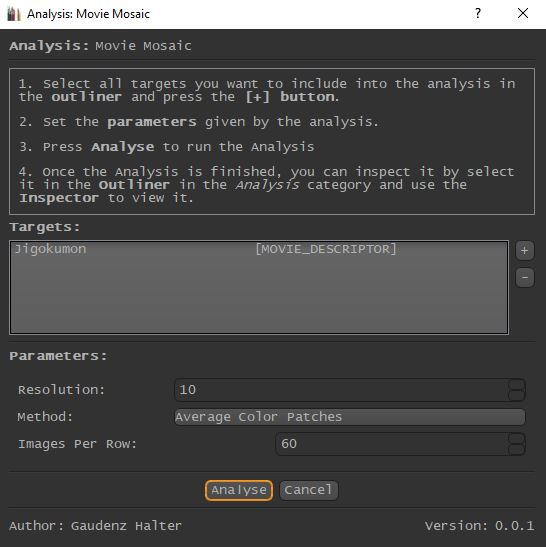
#> input picture _docs/build/html/_images/analyses_dialog.jpg, 546 x 547 px
$ python -i palette_extraction.py   (imports and definitions only)
#> lines starting #> are read from the running program, lines starting #| are printed output that depends on the picture
#> further down, picture is the input picture: shape (547, 546, 3); mean B, G, R 72.4, 72.5, 72.6
"""
Author: Gaudenz Halter
University of Zurich
"""
from scipy.cluster.hierarchy import *
from fastcluster import linkage
import numpy as np
import cv2
from typing import List
import time


from core.analysis.misc import preprocess_frame
class PaletteAsset():
    def __init__(self, tree, merge_dists):
        self.tree = tree
        self.merge_dists = merge_dists


class PaletteExtractorModel:
    def __init__(self, img, n_pixels = 100, num_levels = 4):
        self.model = cv2.ximgproc.createSuperpixelSEEDS(img.shape[1], img.shape[0], img.shape[2], n_pixels, num_levels=num_levels)

    def forward(self, img, n_pixels = 100):

        self.model.iterate(img)
        return self.model.getLabels()

    # [107 lines left out: functions labels_to_avg_color_mask, labels_to_palette, hist_to_palette, to_cluster_tree, not called in this run]


def color_palette(frame, mask = None, mask_index = None, n_merge_steps = 100, image_size = 400.0, seeds_model = None,
                  n_pixels = 200, out_path = "", n_merge_per_lvl = 10, plot = False, mask_inverse = False, normalization_lower_bound = 100.0,
                  seeds_input_width = 600):
    if seeds_input_width < frame.shape[0]:
        rx = seeds_input_width / frame.shape[0]
        frame = cv2.resize(frame, None, None, rx, rx, cv2.INTER_CUBIC)
    if seeds_model is None:
        seeds_model = PaletteExtractorModel(frame, n_pixels=n_pixels, num_levels=8)
    labels = seeds_model.forward(frame, 200).astype(np.uint8)
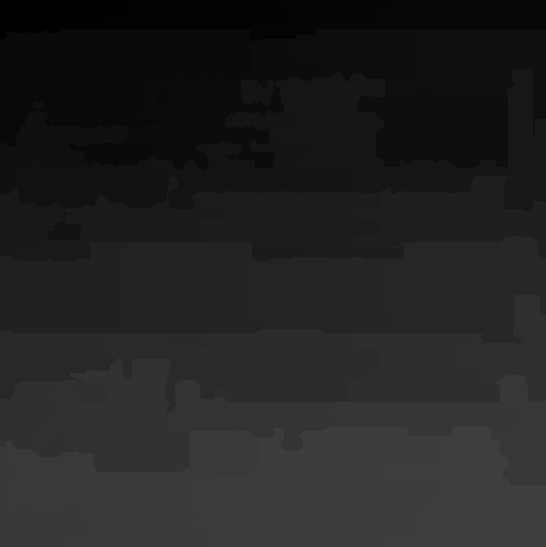
#> labels: shape (547, 546); min 0, max 63, mean 33.7
    if out_path != "":
        cv2.imwrite("../../results/seeds_"+out_path+str(n_pixels)+".jpg", cv2.cvtColor(seeds_model.labels_to_avg_color_mask(frame, labels), cv2.COLOR_LAB2BGR))

    # Resizing all to same dimension
    fx = image_size / frame.shape[0]
#> fx = 0.731
    frame = cv2.resize(frame, None, None, fx, fx, cv2.INTER_CUBIC)
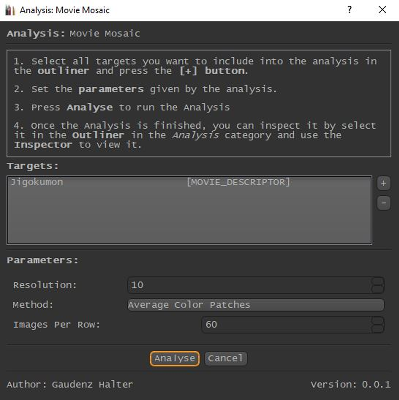
#> frame: shape (400, 399, 3); mean B, G, R 72.3, 72.4, 72.5
    labels = cv2.resize(labels, None, None, fx, fx, cv2.INTER_NEAREST)
#> labels: shape (400, 399)
    frame_bgr = cv2.cvtColor(frame, cv2.COLOR_LAB2BGR)
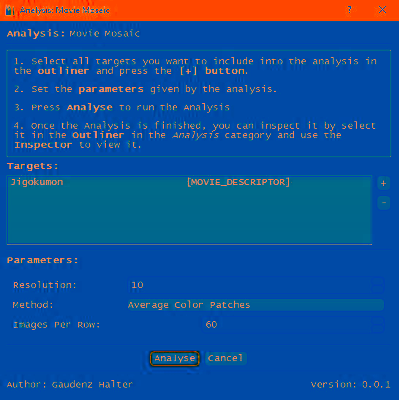
#> frame_bgr: shape (400, 399, 3); mean B, G, R 150.4, 81.3, 19.7
    frame_bgr = cv2.cvtColor(frame_bgr.astype(np.float32) / 255, cv2.COLOR_BGR2LAB)
#> frame_bgr: shape (400, 399, 3) float32; mean of channels 0, 1, 2 36.7, 15.5, -40.6

    if mask is not None:
        mask = cv2.resize(mask, (labels.shape[1], labels.shape[0]), None, cv2.INTER_NEAREST)

        if mask_inverse:
            labels[np.where(mask == mask_index)] = 255
        else:
            labels[np.where(mask != mask_index)] = 255

        bins = np.unique(labels)
        bins = np.delete(bins, np.where(bins==255))
    else:
        bins = np.unique(labels)
#> bins = 64 values from 0 to 63

    data = []
    # region SEEDS
    hist = np.histogram(labels, bins = bins)

    # Make sure the normalization factor is not too low
    normalization_f = np.amin(hist[0])
#> normalization_f = 68
    if normalization_f < normalization_lower_bound:
        normalization_f = normalization_lower_bound
    labels_list = []
    colors_list = []

    all_cols = []
    all_labels = []

    # print("Normalization Factor: ", normalization_f)
    for i, bin in enumerate(hist[0]):
        if bin < normalization_f:
            continue
        lbl = hist[1][i]
        avg_color = np.mean(frame_bgr[np.where(labels == lbl)], axis=0)
        labels_list.append(lbl)
        colors_list.append(avg_color)

        data.extend([avg_color] * int(np.round(bin / normalization_f))*2)
        all_cols.extend([avg_color] * int(np.round(bin / normalization_f)) * 2)
        all_labels.extend([lbl] * int(np.round(bin / normalization_f)) * 2)
#> this loop made 63 passes
#> (bin, avg_color) on passes 1 to 12: (977, [52.66, 51.78, 40.69]), (1025, [56.12, 54.37, 52.32]), (1221, [56.36, 61.1, 59.39]), (1342, [57.25, 66.19, 66.61]), (780, [46.98, 45.24, 14.75]), (1287, [56.53, 64.15, 62.76]), (1292, [56.99, 65.51, 65.27]), (1276, [56.58, 63.27, 61.62]), (1881, [33.99, 16.59, -52.04]), (5316, [37.82, 17.33, -41.05]), (3998, [34.13, 16.94, -51.79]), (3294, [36.1, 16.99, -45.47])
#> bin on passes 42, 46: 68, 72
#> after the loop, all_cols = 3192 items, first 6: [52.66, 51.78, 40.69], [52.66, 51.78, 40.69], [52.66, 51.78, 40.69], [52.66, 51.78, 40.69], [52.66, 51.78, 40.69], [52.66, 51.78, 40.69]; all_labels = 3192 values from 0 to 62; colors_list = 61 items, first 6: [52.66, 51.78, 40.69], [56.12, 54.37, 52.32], [56.36, 61.1, 59.39], [57.25, 66.19, 66.61], [46.98, 45.24, 14.75], [56.53, 64.15, 62.76]; data has the same summary as all_cols; labels_list = 61 values from 0 to 62

    data = np.array(data)
#> (the run stopped early here; a loop or call above may not have finished)

$ run again, on _docs/build/html/_images/auto_segmentation_even.jpg
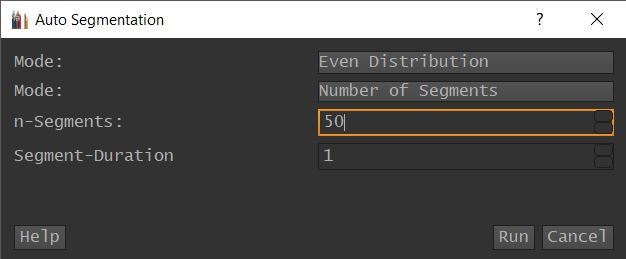
#> input picture _docs/build/html/_images/auto_segmentation_even.jpg, 626 x 259 px
#> picture is the input picture: shape (259, 626, 3); mean B, G, R 82.7, 83.5, 84.2
#> in color_palette, `labels = seeds_model.forward(frame, 200).astype(np.uint8)`:
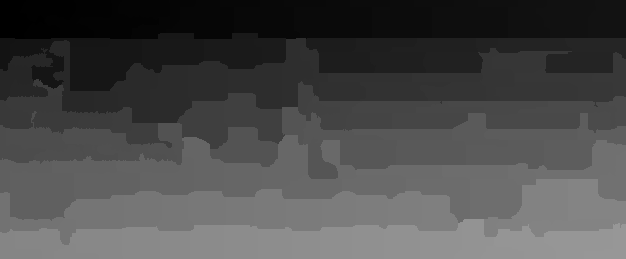
#> labels: shape (259, 626); min 0, max 151, mean 74.4
#> in color_palette, `frame_bgr = cv2.cvtColor(frame, cv2.COLOR_LAB2BGR)`:
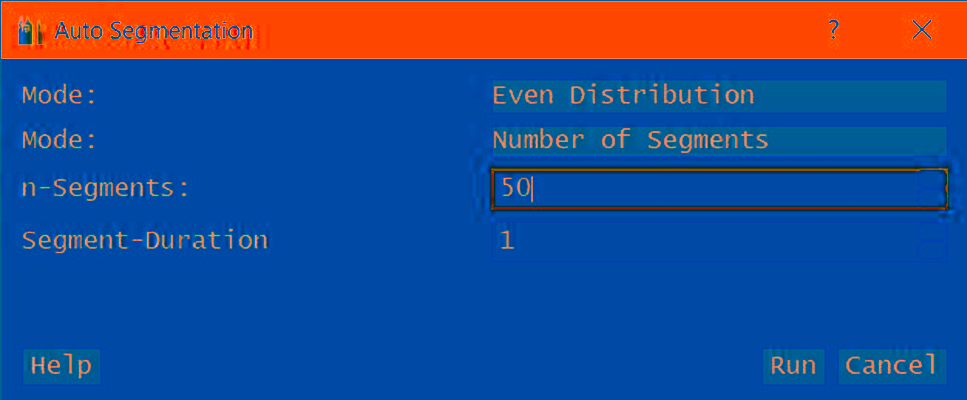
#> frame_bgr: shape (400, 967, 3); mean B, G, R 138.6, 76.3, 40.5
#> bins = 152 values from 0 to 151
#> normalization_f = 400
#> the loop in color_palette, `for i, bin in enumerate(hist[0]):` made 151 passes
#> (bin, avg_color) on passes 1 to 3: (2551, [54.65, 49.51, 47.52]), (3381, [57.34, 61.62, 61.43]), (3166, [56.84, 59.3, 57.6])
#> after the loop in color_palette, `for i, bin in enumerate(hist[0]):`: all_cols = 1944 items, first 6: [54.65, 49.51, 47.52], [54.65, 49.51, 47.52], [54.65, 49.51, 47.52], [54.65, 49.51, 47.52], [54.65, 49.51, 47.52], [54.65, 49.51, 47.52]; all_labels = 1944 values from 0 to 150; colors_list = 151 items, first 6: [54.65, 49.51, 47.52], [57.34, 61.62, 61.43], [56.84, 59.3, 57.6], [54.91, 51.2, 42.99], [57.29, 61.67, 61.85], [56.7, 61.83, 59.3]; data has the same summary as all_cols; labels_list = 151 values from 0 to 150
#> in color_palette, `data = np.array(data)`: data = 1944 rows, first 8: [54.65, 49.51, 47.52], [54.65, 49.51, 47.52], [54.65, 49.51, 47.52], [54.65, 49.51, 47.52], [54.65, 49.51, 47.52], [54.65, 49.51, 47.52], [54.65, 49.51, 47.52], [54.65, 49.51, 47.52]
